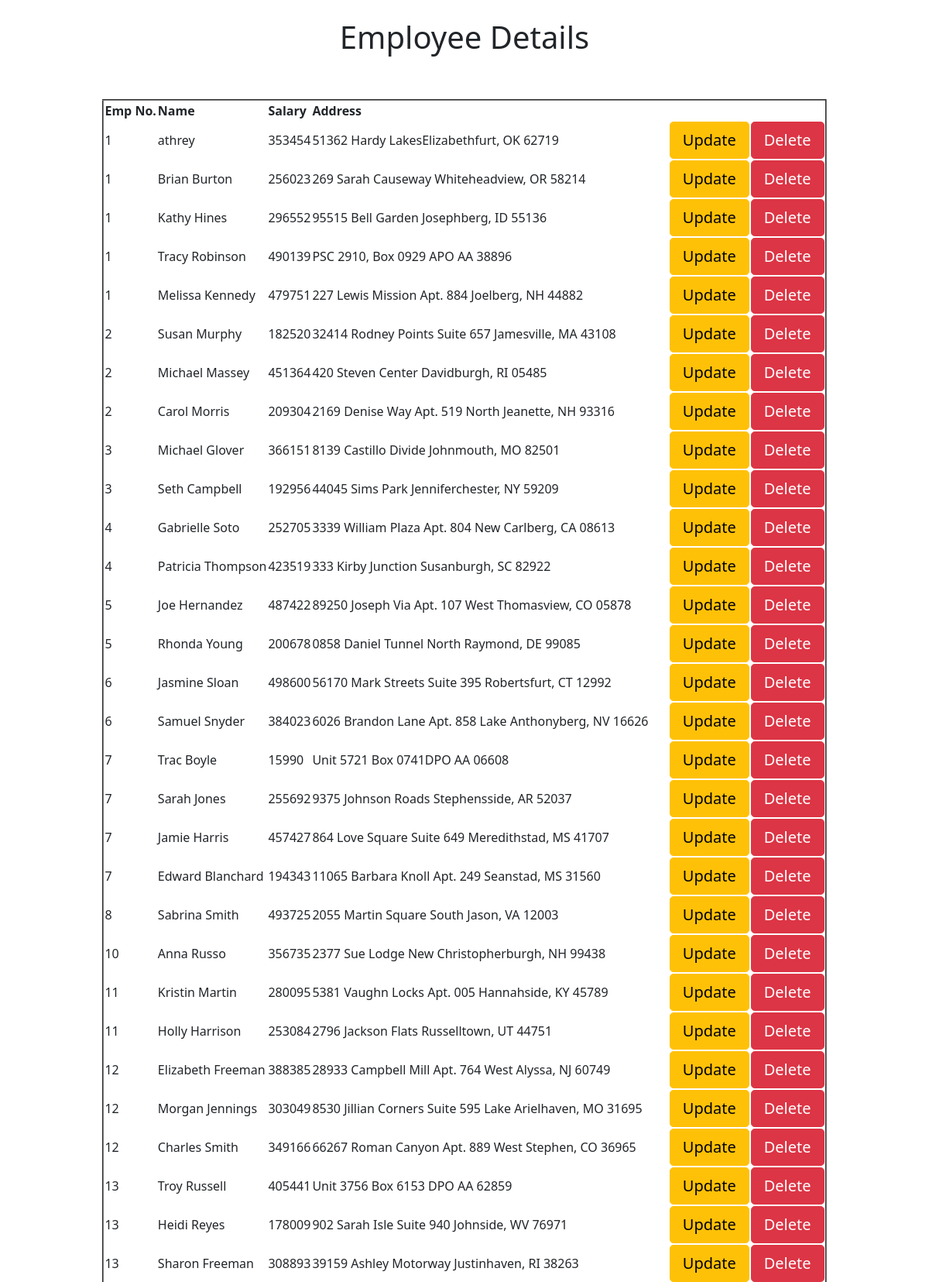
The page / (upper part) on the database its author committed.
### myApp/models.py (models this page shows)
class Emp(models.Model):
    eno = models.IntegerField()
    ename = models.CharField(max_length=50)
    esal = models.IntegerField()
    eaddr = models.CharField(max_length=50)

### myApp/views.py (the view)
# urls.py: url(r'^$',views.display),
def display(request):
    e = Emp.objects.order_by('eno')
    d = {'emp':e}
    return render(request,'myApp/index.html',d)

### templates/myApp/index.html (shortened to what this page needs)
<!DOCTYPE html>
<html lang="en" dir="ltr">
  {%extends 'myApp/parent.html'%}
  <body>{%block for_child%}<table border="2">
    <br>
    <h1>Employee Details</h1>
    <br><br>
    <tr>
      <th>Emp No.</th>
      <th>Name</th>
      <th>Salary</th>
      <th>Address</th>
    </tr>
    {% for x in emp %}
    <tr>
      <td>{{x.eno}}</td>
      <td>{{x.ename}}</td>
      <td>{{x.esal}}</td>
      <td>{{x.eaddr}}</td>
      <td><a href="/update/{{x.id}}" class="btn btn-lg btn-warning">Update</a> </td>
      <td><a href="/delete/{{x.id}}" class="btn btn-lg btn-danger">Delete</a> </td>
    </tr>
    {% endfor %}
    </table>
    <br><br>
    <a href="/insert/" class="btn btn-lg btn-primary">Insert new record?</a><br><br>
    {%endblock%}

### templates/myApp/parent.html (shortened to what this page needs)
<!DOCTYPE html>
<html lang="en" dir="ltr">
  <head>
    <link href="https://cdn.jsdelivr.net/npm/bootstrap@5.0.0-beta1/dist/css/bootstrap.min.css" rel="stylesheet">
  </head>
  <body>
    <div class="container" align="center"">
      {%block for_child%}
      {%endblock%}
    </div>
  </body>
</html>

### rows shown on the page
Emp: eno "1", ename "athrey", esal "353454", eaddr "51362 Hardy LakesElizabethfurt, OK 62719"
Emp: eno "1", ename "Brian Burton", esal "256023", eaddr "269 Sarah Causeway Whiteheadview, OR 58214"
Emp: eno "1", ename "Kathy Hines", esal "296552", eaddr "95515 Bell Garden Josephberg, ID 55136"
Emp: eno "1", ename "Tracy Robinson", esal "490139", eaddr "PSC 2910, Box 0929 APO AA 38896"
Emp: eno "1", ename "Melissa Kennedy", esal "479751", eaddr "227 Lewis Mission Apt. 884 Joelberg, NH 44882"
Emp: eno "2", ename "Susan Murphy", esal "182520", eaddr "32414 Rodney Points Suite 657 Jamesville, MA 43108"
Emp: eno "2", ename "Michael Massey", esal "451364", eaddr "420 Steven Center Davidburgh, RI 05485"
Emp: eno "2", ename "Carol Morris", esal "209304", eaddr "2169 Denise Way Apt. 519 North Jeanette, NH 93316"
Emp: eno "3", ename "Michael Glover", esal "366151", eaddr "8139 Castillo Divide Johnmouth, MO 82501"
Emp: eno "3", ename "Seth Campbell", esal "192956", eaddr "44045 Sims Park Jenniferchester, NY 59209"
Emp: eno "4", ename "Gabrielle Soto", esal "252705", eaddr "3339 William Plaza Apt. 804 New Carlberg, CA 08613"
Emp: eno "4", ename "Patricia Thompson", esal "423519", eaddr "333 Kirby Junction Susanburgh, SC 82922"
Emp: eno "5", ename "Joe Hernandez", esal "487422", eaddr "89250 Joseph Via Apt. 107 West Thomasview, CO 05878"
Emp: eno "5", ename "Rhonda Young", esal "200678", eaddr "0858 Daniel Tunnel North Raymond, DE 99085"
Emp: eno "6", ename "Jasmine Sloan", esal "498600", eaddr "56170 Mark Streets Suite 395 Robertsfurt, CT 12992"
Emp: eno "6", ename "Samuel Snyder", esal "384023", eaddr "6026 Brandon Lane Apt. 858 Lake Anthonyberg, NV 16626"
Emp: eno "7", ename "Trac Boyle", esal "15990", eaddr "Unit 5721 Box 0741DPO AA 06608"
Emp: eno "7", ename "Sarah Jones", esal "255692", eaddr "9375 Johnson Roads Stephensside, AR 52037"
Emp: eno "7", ename "Jamie Harris", esal "457427", eaddr "864 Love Square Suite 649 Meredithstad, MS 41707"
Emp: eno "7", ename "Edward Blanchard", esal "194343", eaddr "11065 Barbara Knoll Apt. 249 Seanstad, MS 31560"
Emp: eno "8", ename "Sabrina Smith", esal "493725", eaddr "2055 Martin Square South Jason, VA 12003"
Emp: eno "10", ename "Anna Russo", esal "356735", eaddr "2377 Sue Lodge New Christopherburgh, NH 99438"
Emp: eno "11", ename "Kristin Martin", esal "280095", eaddr "5381 Vaughn Locks Apt. 005 Hannahside, KY 45789"
Emp: eno "11", ename "Holly Harrison", esal "253084", eaddr "2796 Jackson Flats Russelltown, UT 44751"
Emp: eno "12", ename "Elizabeth Freeman", esal "388385", eaddr "28933 Campbell Mill Apt. 764 West Alyssa, NJ 60749"
Emp: eno "12", ename "Morgan Jennings", esal "303049", eaddr "8530 Jillian Corners Suite 595 Lake Arielhaven, MO 31695"
Emp: eno "12", ename "Charles Smith", esal "349166", eaddr "66267 Roman Canyon Apt. 889 West Stephen, CO 36965"
Emp: eno "13", ename "Troy Russell", esal "405441", eaddr "Unit 3756 Box 6153 DPO AA 62859"
Emp: eno "13", ename "Heidi Reyes", esal "178009", eaddr "902 Sarah Isle Suite 940 Johnside, WV 76971"
Emp: eno "13", ename "Sharon Freeman", esal "308893", eaddr "39159 Ashley Motorway Justinhaven, RI 38263"
